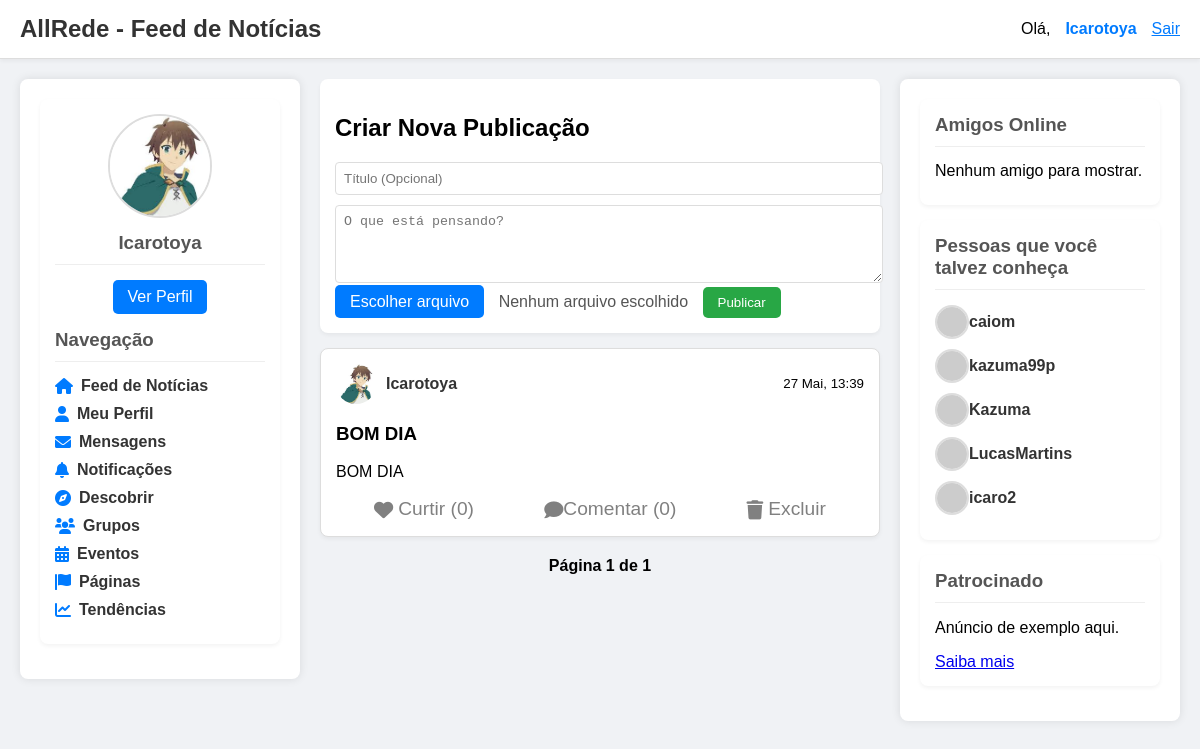
/ (signed in), run on the app's committed database.
### accounts/models.py (models this page shows)
class CustomUser(AbstractUser):
    avatar = models.ImageField(upload_to='avatars/', blank=True, null=True)
    bio = models.TextField(blank=True, null=True)
    groups = models.ManyToManyField(
        'auth.Group',
        verbose_name='groups',
        blank=True,
        help_text='The groups this user belongs to. A user will get all permissions '
                    'granted to each of their groups.',
        related_name="customuser_groups",
        related_query_name="customuser",
    )
    user_permissions = models.ManyToManyField(
        'auth.Permission',
        verbose_name='user permissions',
        blank=True,
        help_text='Specific permissions for this user.',
        related_name="customuser_permissions",
        related_query_name="customuser",
    )

### posts/models.py (models this page shows, shortened)
class Post(models.Model):
    author = models.ForeignKey(settings.AUTH_USER_MODEL, on_delete=models.CASCADE, related_name='posts')
    title = models.CharField(max_length=200, blank=True, null=True)
    content = models.TextField()
    image = models.ImageField(upload_to='post_images/', blank=True, null=True)
    created_at = models.DateTimeField(auto_now_add=True)
    updated_at = models.DateTimeField(auto_now=True)
    likes = models.ManyToManyField(settings.AUTH_USER_MODEL, related_name='liked_posts', blank=True)
    class Meta:
        ordering = ['-created_at'] # Ordenar posts por data de criação descendente

### posts/views_html.py (the view, shortened to what this page needs)
@login_required
def post_list_create_view(request):
    form = PostForm()
    comment_form = CommentForm()
    user_friends_ids = []
    if request.user.is_authenticated:
        friends_as_user = Friendship.objects.filter(user=request.user, status='accepted').values_list('friend__id', flat=True)
        friends_as_friend = Friendship.objects.filter(friend=request.user, status='accepted').values_list('user__id', flat=True)
        user_friends_ids = list(set(list(friends_as_user) + list(friends_as_friend)))
    author_ids = user_friends_ids + [request.user.id] if request.user.is_authenticated else []
    all_posts = Post.objects.filter(author__id__in=author_ids).order_by('-created_at')
    posts_data = []
    for post in all_posts:
        comments = Comment.objects.filter(post=post).order_by('created_at')
        user_has_liked = False
        if request.user.is_authenticated:
            user_has_liked = post.likes.filter(id=request.user.id).exists()
        posts_data.append({
            'post': post,
            'comments': comments,
            'comment_form': CommentForm(), # Nova instância para cada post no template
            'user_has_liked': user_has_liked,
        })
    paginator = Paginator(posts_data, 10)
    page_number = request.GET.get('page')
    try:
        posts_page = paginator.page(page_number)
    except PageNotAnInteger:
        posts_page = paginator.page(1)
    except EmptyPage:
        posts_page = paginator.page(paginator.num_pages)
    current_user_profile = request.user
    online_friends = CustomUser.objects.filter(id__in=user_friends_ids).order_by('username')
    all_related_users_ids = set(user_friends_ids)
    if request.user.is_authenticated:
        all_related_users_ids.add(request.user.id)
        pending_sent_requests = FriendRequest.objects.filter(from_user=request.user, is_active=True).values_list('to_user__id', flat=True)
        pending_received_requests = FriendRequest.objects.filter(to_user=request.user, is_active=True).values_list('from_user__id', flat=True)
        all_related_users_ids.update(pending_sent_requests)
        all_related_users_ids.update(pending_received_requests)
    suggested_friends = CustomUser.objects.exclude(id__in=list(all_related_users_ids)).order_by('?')[:5]
    context = {
        'form': form,
        'comment_form': comment_form, # Este é o formulário geral, mas o de cada post é passado em posts_data
        'posts_data': posts_page,
        'posts_page': posts_page,
        'current_user_profile': current_user_profile,
        'online_friends': online_friends,
        'suggested_friends': suggested_friends,
    }
    return render(request, 'home.html', context)

### templates/home.html (shortened to what this page needs)
<!DOCTYPE html>
<html lang="pt-br">
<head>
    <link rel="stylesheet" href="https://cdnjs.cloudflare.com/ajax/libs/font-awesome/6.0.0-beta3/css/all.min.css">
</head>
<body>
    <div class="header">
        <h1><a href="{% url 'home' %}" style="text-decoration: none; color: #333;">AllRede - Feed de Notícias</a></h1>
        <div class="user-info">
            {% if request.user.is_authenticated %}
                Olá, <a href="{% url 'accounts:user_profile' username=request.user.username %}">{{ request.user.username }}</a>
                <form action="{% url 'logout' %}" method="post" style="display: inline;">
                    <button type="submit" style="background: none; border: none; color: #007bff; cursor: pointer; text-decoration: underline; font-size: 1em;">Sair</button>
                </form>
            {% else %}
                <a href="{% url 'accounts:login' %}">Entrar</a>
                <a href="{% url 'accounts:register' %}">Registrar</a>
            {% endif %}
        </div>
    </div>
    <div class="main-content">
        <div class="sidebar left-sidebar">
            <div class="sidebar-card">
                {% if request.user.is_authenticated %}
                    <div style="text-align: center; margin-bottom: 15px;">
                        {% if request.user.avatar %}
                            <img src="{{ request.user.avatar.url }}" alt="Foto de Perfil" class="profile-picture">
                        {% else %}
                            <img src="https://via.placeholder.com/100" alt="Sem Foto" class="profile-picture">
                        {% endif %}
                        <h3 style="margin-top: 10px; margin-bottom: 5px;">{{ request.user.username }}</h3>
                        <a href="{% url 'accounts:user_profile' username=request.user.username %}" class="btn">Ver Perfil</a>
                    </div>
                {% endif %}
                <h3>Navegação</h3>
                <ul>
                    <li><a href="{% url 'home' %}"><i class="fas fa-home"></i> Feed de Notícias</a></li>
                    <li><a href="{% url 'accounts:user_profile' username=request.user.username %}"><i class="fas fa-user"></i> Meu Perfil</a></li>
                    <li><a href="#"><i class="fas fa-envelope"></i> Mensagens</a></li>
                    <li><a href="#"><i class="fas fa-bell"></i> Notificações</a></li>
                    <li><a href="#"><i class="fas fa-compass"></i> Descobrir</a></li>
                    <li><a href="#"><i class="fas fa-users"></i> Grupos</a></li>
                    <li><a href="#"><i class="fas fa-calendar-alt"></i> Eventos</a></li>
                    <li><a href="#"><i class="fas fa-flag"></i> Páginas</a></li>
                    <li><a href="#"><i class="fas fa-chart-line"></i> Tendências</a></li>
                </ul>
            </div>
        </div>
        <div class="center-content">
            <div class="sidebar-card">
                <h2>Criar Nova Publicação</h2>
                <form method="post" enctype="multipart/form-data" action="{% url 'home' %}">
                    <input type="text" name="title" placeholder="Título (Opcional)" style="width: 100%; padding: 8px; margin-bottom: 10px; border: 1px solid #ddd; border-radius: 4px;">
                    <textarea name="content" placeholder="O que está pensando?" rows="4" style="width: 100%; padding: 8px; border: 1px solid #ddd; border-radius: 4px; resize: vertical;"></textarea>
                    <label for="image-upload" style="background-color: #007bff; color: white; padding: 8px 15px; border-radius: 5px; cursor: pointer;">Escolher arquivo</label>
                    <span id="file-name" style="margin-left: 10px; color: #555;">Nenhum arquivo escolhido</span>
                    <button type="submit" style="background-color: #28a745; color: white; padding: 8px 15px; border: none; border-radius: 5px; cursor: pointer; margin-left: 10px;">Publicar</button>
                </form>
            </div>
            <div class="posts-list">
                {% if posts_data %}
                    {% for data in posts_data %}
                        <div class="post">
                            <div class="post-header">
                                {% if data.post.author.avatar %}
                                    <img src="{{ data.post.author.avatar.url }}" alt="Foto de Perfil" class="profile-picture-small">
                                {% else %}
                                    <img src="https://via.placeholder.com/40" alt="Sem Foto" class="profile-picture-small">
                                {% endif %}
                                <a href="{% url 'accounts:user_profile' username=data.post.author.username %}" class="username">{{ data.post.author.username }}</a>
                                <small style="margin-left: auto;">{{ data.post.created_at|date:"d M, H:i" }}</small>
                            </div>
                            <div class="post-content">
                                {% if data.post.title %}
                                    <h3>{{ data.post.title }}</h3>
                                {% endif %}
                                <p>{{ data.post.content }}</p>
                            </div>
                            <div class="post-actions" style="display: flex; justify-content: space-around; margin-top: 10px;">
                                <form action="{% url 'like_post' post_id=data.post.id %}" method="post" style="display: inline;">
                                    <button type="submit" class="{% if data.user_has_liked %}liked{% endif %}" style="color: {% if data.user_has_liked %}red{% else %}grey{% endif %};">
                                        <i class="fas fa-heart"></i> Curtir ({{ data.post.likes.count }})
                                    </button>
                                </form>
                                <a href="#" onclick="document.getElementById('comment-form-{{ data.post.id }}').style.display='block'; return false;" style="color: grey; text-decoration: none; font-size: 1.2rem; display: flex; align-items: center;"><i class="fas fa-comment"></i> Comentar ({{ data.comments.count }})</a>
                                {% if request.user == data.post.author %}
                                <form action="{% url 'delete_post' post_id=data.post.id %}" method="post" style="display: inline;">
                                    <button type="submit" style="color: grey;" onclick="return confirm('Tem certeza que deseja excluir esta publicação?');">
                                        <i class="fas fa-trash"></i> Excluir
                                    </button>
                                </form>
                                {% endif %}
                            </div>
                        </div>
                    {% endfor %}
                    <div class="pagination" style="text-align: center; margin-top: 20px;">
                        <span class="current-page" style="font-weight: bold; margin: 0 10px;">
                            Página {{ posts_page.number }} de {{ posts_page.paginator.num_pages }}
                        </span>
                    </div>
                {% else %}
                    <p style="text-align: center; padding: 20px; background-color: #fff; border-radius: 8px; box-shadow: 0 0 10px rgba(0, 0, 0, 0.1);">Nenhuma publicação ainda. Seja o primeiro a postar!</p>
                {% endif %}
            </div>
        </div>
        <div class="sidebar right-sidebar">
            <div class="sidebar-card">
                <h3>Amigos Online</h3>
                <ul>
                    {% if online_friends %}
                        {% for friend in online_friends %}
                            <li>
                                <a href="{% url 'accounts:user_profile' username=friend.username %}">
                                    {% if friend.avatar %}
                                        <img src="{{ friend.avatar.url }}" alt="Foto de Perfil" class="profile-picture-small">
                                    {% else %}
                                        <img src="https://via.placeholder.com/30" alt="Sem Foto" class="profile-picture-small">
                                    {% endif %}
                                    {{ friend.username }}
                                </a>
                            </li>
                        {% endfor %}
                    {% else %}
                        <li>Nenhum amigo para mostrar.</li>
                    {% endif %}
                </ul>
            </div>
            <div class="sidebar-card">
                <h3>Pessoas que você talvez conheça</h3>
                <ul>
                    {% if suggested_friends %}
                        {% for suggestion in suggested_friends %}
                            <li>
                                <a href="{% url 'accounts:user_profile' username=suggestion.username %}">
                                    {% if suggestion.avatar %}
                                        <img src="{{ suggestion.avatar.url }}" alt="Foto de Perfil" class="profile-picture-small">
                                    {% else %}
                                        <img src="https://via.placeholder.com/30" alt="Sem Foto" class="profile-picture-small">
                                    {% endif %}
                                    {{ suggestion.username }}
                                </a>
                            </li>
                        {% endfor %}
                    {% else %}
                        <li>Nenhuma sugestão no momento.</li>
                    {% endif %}
                </ul>
            </div>
            <div class="sidebar-card ad-banner">
                <h3>Patrocinado</h3>
                <p>Anúncio de exemplo aqui.</p>
                <a href="#">Saiba mais</a>
            </div>
        </div>
    </div>
</body>
</html>

### data on the page
CustomUser: user.username "Icarotoya", user.avatar (picture)
Post: post.author.avatar (picture), post.author.username "Icarotoya", post.created_at "27 Mai, 13:39", post "BOM DIA", post.content "BOM DIA", post.likes.count "0", comments.count "0", shows "Excluir"
CustomUser: username "caiom"
CustomUser: username "kazuma99p"
CustomUser: username "Kazuma"
CustomUser: username "LucasMartins"
CustomUser: username "icaro2"

### other printed values
{{ posts_page.number }} "1"
{{ posts_page.paginator.num_pages }} "1"
